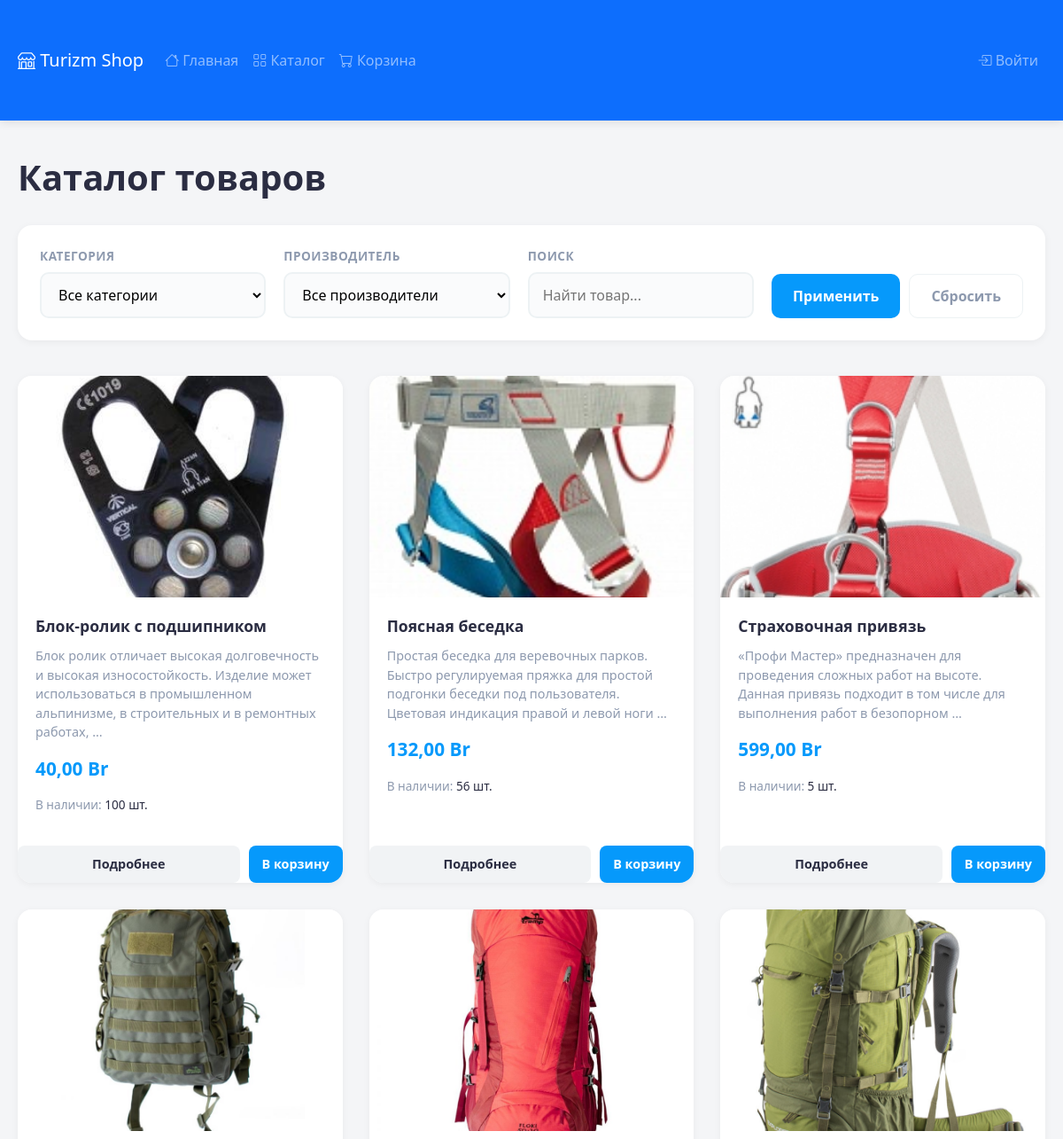
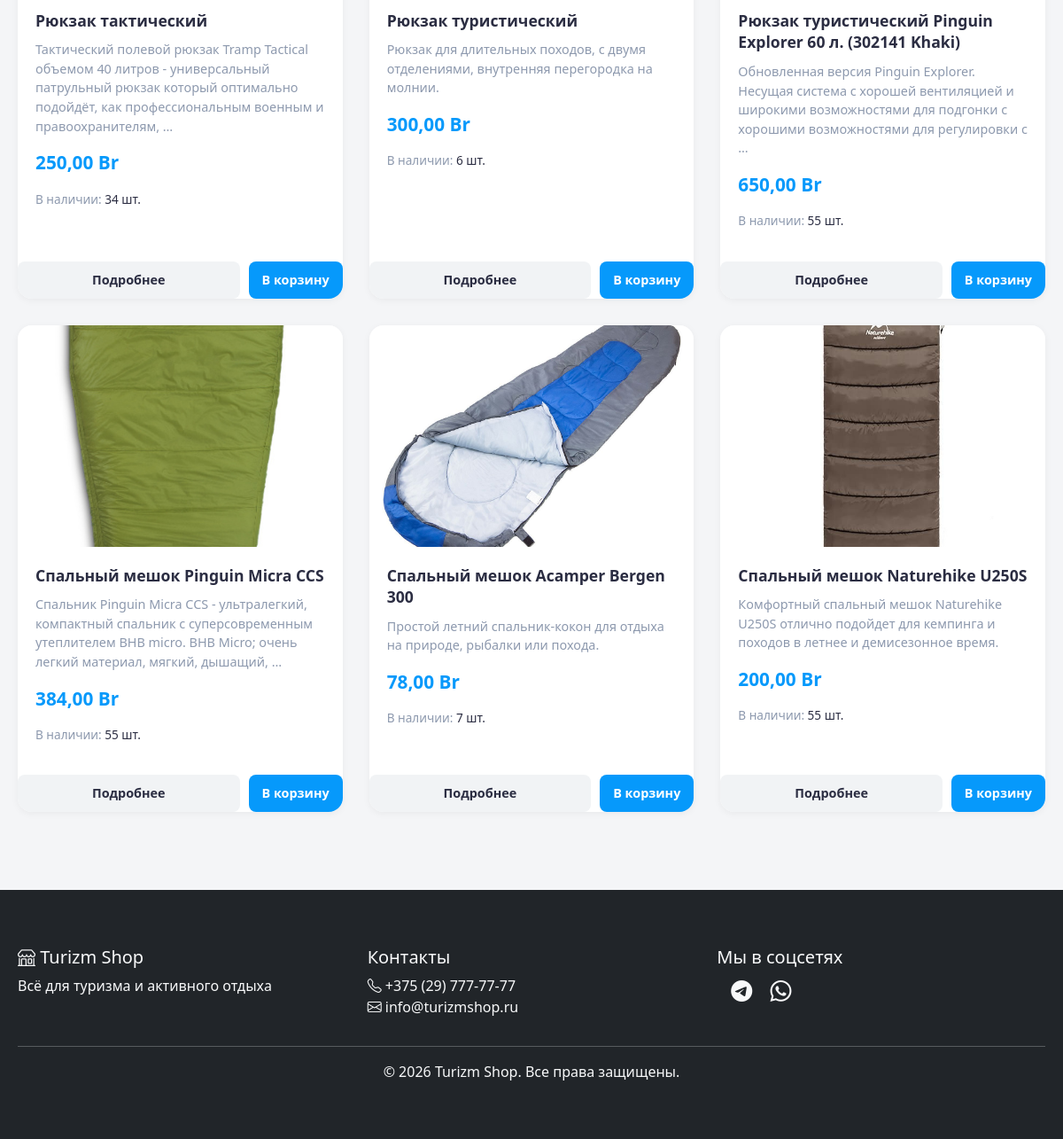
The app's page /api/catalog/ with its own data (2 pictures, top to bottom).
### shop/models.py (models this page shows, shortened)
class Product(models.Model):
    name = models.CharField(max_length=200, verbose_name="Название")
    description = models.TextField(verbose_name="Описание")
    image = models.ImageField(upload_to='products/', blank=True, null=True)
    price = models.DecimalField(max_digits=10, decimal_places=2, validators=[MinValueValidator(0)], verbose_name="Цена")
    stock_quantity = models.IntegerField(validators=[MinValueValidator(0)], verbose_name="Количество товаров на складе")
    category = models.ForeignKey(Category, on_delete=models.CASCADE, verbose_name="Категория")
    proizvodstvo = models.ForeignKey(Proizvodstvo, on_delete=models.CASCADE, verbose_name="Производство")
    class Meta:
        verbose_name = "Товар"
        verbose_name_plural = "Товары"

### shop/views.py (the view)
# urls.py: path('catalog/', views.product_list, name='product_list'),
def product_list(request):
    products = Product.objects.all()
    category_id = request.GET.get('category')
    if category_id:
        products = products.filter(category_id=category_id)
    proizvodstvo_id = request.GET.get('proizvodstvo')
    if proizvodstvo_id:
        products = products.filter(proizvodstvo_id=proizvodstvo_id)
    search_query = request.GET.get('search')
    if search_query:
        products = products.filter(
            Q(name__icontains=search_query) |
            Q(description__icontains=search_query)
        )
    paginator = Paginator(products, 9)
    page_number = request.GET.get('page')
    products_page = paginator.get_page(page_number)
    categories = Category.objects.all()
    proizvodstvos = Proizvodstvo.objects.all()
    context = {
        'products': products_page,
        'categories': categories,
        'proizvodstvos': proizvodstvos,
        'selected_category': int(category_id) if category_id else None,
        'selected_proizvodstvo': int(proizvodstvo_id) if proizvodstvo_id else None,
        'search_query': search_query,
    }
    return render(request, 'shop/product_list.html', context)

### shop/templates/shop/product_list.html (shortened to what this page needs)
{% extends 'shop/base.html' %}
{% load static %}
{% block content %}
<div class="container">
    <h1>Каталог товаров</h1>
    <div class="filters-section">
        <form method="get" action="{% url 'shop:product_list' %}">
            <div class="form-group">
                <label for="category">Категория</label>
                <select name="category" id="category">
                    <option value="">Все категории</option>
                </select>
            </div>
            <div class="form-group">
                <label for="proizvodstvo">Производитель</label>
                <select name="proizvodstvo" id="proizvodstvo">
                    <option value="">Все производители</option>
                </select>
            </div>
            <div class="form-group">
                <label for="search">Поиск</label>
                <input type="text" name="search" id="search" placeholder="Найти товар..." value="{{ search_query|default:'' }}">
            </div>
            <div class="form-group" style="flex: 0 0 auto; align-self: flex-end;">
                <div style="display: flex; gap: 10px;">
                    <button type="submit" class="btn-filter btn-apply">Применить</button>
                    <a href="{% url 'shop:product_list' %}" class="btn-filter btn-reset">Сбросить</a>
                </div>
            </div>
        </form>
    </div>
    <div class="products">
        {% for product in products %}
            <div class="product-card">
                <a href="{% url 'shop:product_detail' pk=product.id %}" style="text-decoration: none; color: inherit;">
                    <div class="product-image-wrapper">
                        {% if product.image %}
                            <img src="{{ product.image.url }}" alt="{{ product.name }}">
                        {% else %}
                            <img src="https://via.placeholder.com/300x250?text=No+Image" alt="No Image">
                        {% endif %}
                    </div>
                    <div class="product-info">
                        <h3>{{ product.name }}</h3>
                        <div class="product-description">{{ product.description|truncatewords:20 }}</div>
                        <div class="price-tag">{{ product.price }} Br</div>
                        <div class="stock-info">
                            {% if product.stock_quantity > 0 %}
                                В наличии: <span>{{ product.stock_quantity }} шт.</span>
                            {% else %}
                                <span style="color: #e63946;">Нет в наличии</span>
                            {% endif %}
                        </div>
                    </div>
                </a>
                <div class="card-actions">
    <a href="{% url 'shop:product_detail' pk=product.id %}" class="card-btn btn-details">Подробнее</a>
    {% if product.stock_quantity > 0 %}
        <form action="{% url 'shop:cart_add' product_id=product.id %}" method="post">
            <button type="submit" class="card-btn btn-buy">В корзину</button>
        </form>
    {% endif %}
</div>
            </div>
        {% empty %}
            <p class="empty-message">По вашему запросу ничего не найдено </p>
        {% endfor %}
    </div>
</div>
{% endblock content %}

### static/js/style.css (style rules this page uses)
body { font-family: 'Segoe UI', Tahoma, Geneva, Verdana, sans-serif; background-color: #f8f9fa; }
.product-card { transition: all 0.3s ease; border: none; }

### shop/templates/shop/product_list.html (style rules this page uses)
:root { --bg-body: #f4f5f7; --bg-card: #ffffff; --text-main: #2b2d42; --text-muted: #8d99ae; --accent-color: #0699fb; --accent-hover: #0699fb; --success-color: #0699fb; --border-radius: 16px; --shadow-sm: 0 2px 8px rgba(0,0,0,0.05); --shadow-hover: 0 8px 24px rgba(0,0,0,0.1); }
body { font-family: 'Segoe UI', Roboto, Helvetica, Arial, sans-serif; background-color: var(--bg-body); color: var(--text-main); margin: 0; padding: 0; }
.container { max-width: 1200px; margin: 0 auto; padding: 40px 20px; }
h1 { font-size: 2.5rem; margin-bottom: 30px; color: var(--text-main); font-weight: 700; }
.filters-section { background: var(--bg-card); padding: 25px; border-radius: var(--border-radius); box-shadow: var(--shadow-sm); margin-bottom: 40px; }
.filters-section form { display: flex; flex-wrap: wrap; gap: 20px; align-items: flex-end; }
.form-group { display: flex; flex-direction: column; flex: 1; min-width: 200px; }
.form-group label { font-size: 0.85rem; font-weight: 600; color: var(--text-muted); margin-bottom: 8px; text-transform: uppercase; letter-spacing: 0.5px; }
.form-group select, .form-group input { padding: 12px 15px; border: 2px solid #edf2f4; border-radius: 10px; font-size: 1rem; background-color: #fafbfc; transition: all 0.2s ease; outline: none; }
.btn-filter { padding: 12px 24px; border: none; border-radius: 10px; font-weight: 600; cursor: pointer; transition: all 0.2s; text-decoration: none; text-align: center; font-size: 1rem; }
.btn-apply { background-color: var(--accent-color); color: white; }
.btn-reset { background-color: transparent; color: var(--text-muted); border: 1px solid #edf2f4; }
.products { display: grid; grid-template-columns: repeat(auto-fill, minmax(280px, 1fr)); gap: 30px; }
.product-card { background: var(--bg-card); border-radius: var(--border-radius); box-shadow: var(--shadow-sm); overflow: hidden; transition: transform 0.3s ease, box-shadow 0.3s ease; display: flex; flex-direction: column; position: relative; }
.product-image-wrapper { width: 100%; height: 250px; background-color: #f8f9fa; display: flex; align-items: center; justify-content: center; overflow: hidden; position: relative; }
.product-image-wrapper img { width: 100%; height: 100%; object-fit: cover; transition: transform 0.5s ease; }
.product-info { padding: 20px; display: flex; flex-direction: column; flex-grow: 1; }
.product-info h3 { font-size: 1.1rem; margin: 0 0 10px 0; font-weight: 600; line-height: 1.4; color: var(--text-main); }
.product-description { font-size: 0.9rem; color: var(--text-muted); margin-bottom: 15px; line-height: 1.5; flex-grow: 1; }
.price-tag { font-size: 1.3rem; font-weight: 700; color: var(--success-color); margin-bottom: 15px; }
.stock-info { font-size: 0.85rem; margin-bottom: 15px; color: var(--text-muted); }
.stock-info span { color: var(--text-main); font-weight: 500; }
.card-actions { display: flex; gap: 10px; margin-top: auto; width: 100%; }
.card-actions form { flex: 1; margin: 0; padding: 0; }
.card-btn { width: 100%; min-height: 42px; padding: 10px 15px; border: none; border-radius: 8px; font-weight: 600; font-size: 0.9rem; cursor: pointer; text-decoration: none; text-align: center; display: inline-flex; justify-content: center; align-items: center; box-sizing: border-box; transition: all 0.2s; white-space: nowrap; }
.btn-details { background-color: #f1f3f5; color: #2b2d42; }
.btn-buy { background-color: #0699fb; color: white; }

### records on screen
Product: image (picture), name "Блок-ролик с подшипником", description "Блок ролик отличает высокая долговечность и высокая износостойкость. Изделие может использоваться в промышленном альпинизме, в строительных и в ремонтных работах, …", price "40,00", stock_quantity "100", shows "В корзину"
Product: image (picture), name "Поясная беседка", description "Простая беседка для веревочных парков. Быстро регулируемая пряжка для простой подгонки беседки под пользователя. Цветовая индикация правой и левой ноги …", price "132,00", stock_quantity "56", shows "В корзину"
Product: image (picture), name "Страховочная привязь", description "«Профи Мастер» предназначен для проведения сложных работ на высоте. Данная привязь подходит в том числе для выполнения работ в безопорном …", price "599,00", stock_quantity "5", shows "В корзину"
Product: image (picture), name "Рюкзак тактический", description "Тактический полевой рюкзак Tramp Tactical объемом 40 литров - универсальный патрульный рюкзак который оптимально подойдёт, как профессиональным военным и правоохранителям, …", price "250,00", stock_quantity "34", shows "В корзину"
Product: image (picture), name "Рюкзак туристический", description "Рюкзак для длительных походов, с двумя отделениями, внутренняя перегородка на молнии.", price "300,00", stock_quantity "6", shows "В корзину"
Product: image (picture), name "Рюкзак туристический Pinguin Explorer 60 л. (302141 Khaki)", description "Обновленная версия Pinguin Explorer. Несущая система с хорошей вентиляцией и широкими возможностями для подгонки с хорошими возможностями для регулировки с …", price "650,00", stock_quantity "55", shows "В корзину"
Product: image (picture), name "Спальный мешок Pinguin Micra CCS", description "Спальник Pinguin Micra CCS - ультралегкий, компактный спальник с суперсовременным утеплителем BHB micro. BHB Micro; очень легкий материал, мягкий, дышащий, …", price "384,00", stock_quantity "55", shows "В корзину"
Product: image (picture), name "Спальный мешок Acamper Bergen 300", description "Простой летний спальник-кокон для отдыха на природе, рыбалки или похода.", price "78,00", stock_quantity "7", shows "В корзину"
Product: image (picture), name "Спальный мешок Naturehike U250S", description "Комфортный спальный мешок Naturehike U250S отлично подойдет для кемпинга и походов в летнее и демисезонное время.", price "200,00", stock_quantity "55", shows "В корзину"
